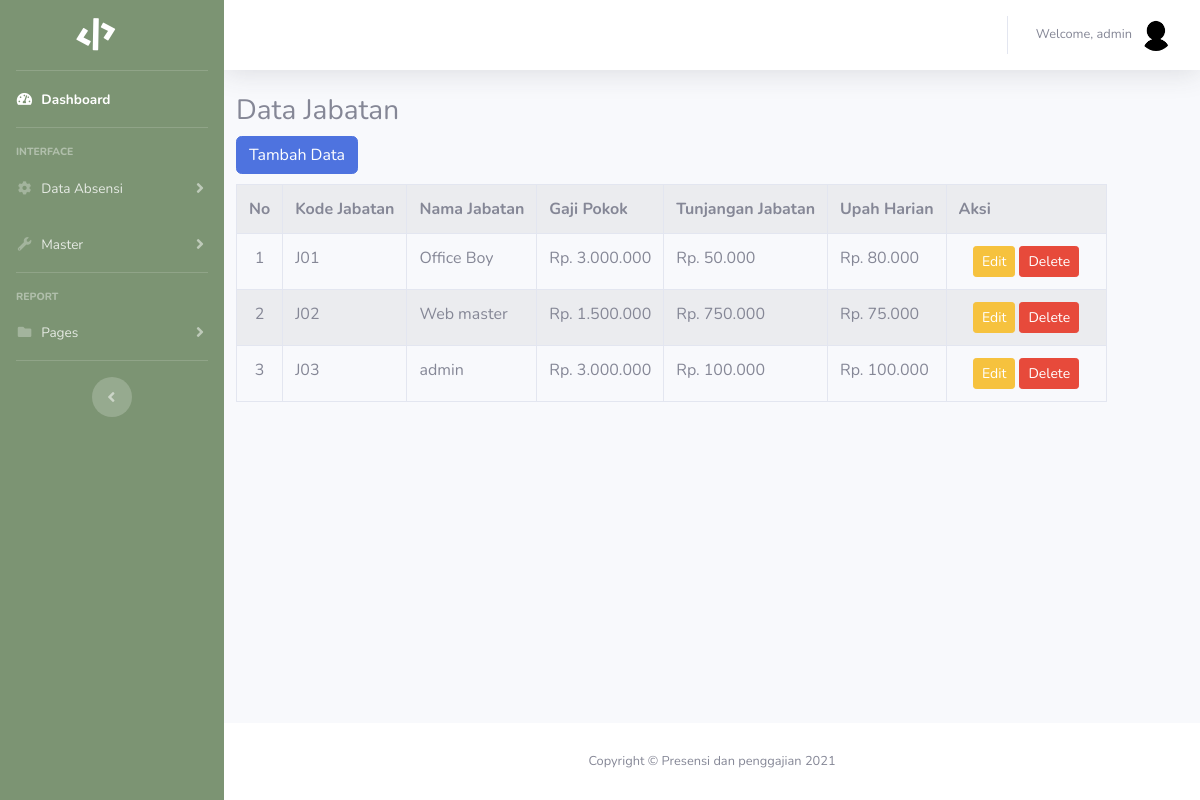
Page /data_jabatan.php (signed in) on the committed database.
### tables this page shows
CREATE TABLE `jabatan` (
  `id_jabatan` int(10) NOT NULL AUTO_INCREMENT,
  `kode_jabatan` varchar(10) NOT NULL,
  `nama_jabatan` varchar(20) NOT NULL,
  `gaji_pokok` int(10) NOT NULL DEFAULT '0',
  `tunjangan_jabatan` int(10) NOT NULL DEFAULT '0',
  `upah_harian` int(10) NOT NULL DEFAULT '0',
  PRIMARY KEY (`id_jabatan`)
);

### fungsi.php (called while the page is built, shortened)
<?php
function buatRp($angka){
	$rupiah = "Rp. " . number_format($angka,0,',','.');
	return $rupiah;
}
?>

### data_jabatan.php (the view, shortened to what this page needs)
<?php include "header.php"; ?>
<?php include "sidebar.php"; ?>
<?php include "topbar.php"; ?>
<?php include "fungsi.php"; ?>
<div class="container">
<?php
$view = isset($_GET['view']) ? $_GET['view'] : null;
switch($view){
	default:
	?>
		<div class="row">
			<div class="panel panel-primary">
				<div class="panel-heading">
					<h3 class="panel-title">
						Data Jabatan
					</h3>
				</div>
				<div class="panel-body">
					<a href="data_jabatan.php?view=tambah" style="margin-bottom:10px" class="btn btn-primary">Tambah Data</a>
					<table class="table table-bordered table-striped">
					 	<tr>
					 		<th>No</th>
					 		<th>Kode Jabatan</th>
					 		<th>Nama Jabatan</th>
					 		<th>Gaji Pokok</th>
					 		<th>Tunjangan Jabatan</th>
					 		<th>Upah Harian</th>
					 		<th>Aksi</th>
						</tr>
						<?php
						$sql = mysqli_query($konek, "SELECT * FROM jabatan ORDER BY kode_jabatan ASC");
						$no=1;
						while($d=mysqli_fetch_array($sql)){
							echo "<tr>
								<td width='40px' align='center'>$no</td>
								<td>$d[kode_jabatan]</td>
								<td>$d[nama_jabatan]</td>
								<td>".buatRp($d['gaji_pokok'])."</td>
								<td>".buatRp($d['tunjangan_jabatan'])."</td>
								<td>".buatRp($d['upah_harian'])."</td>
								<td width='160px' align='center'>
			<a class='btn btn-warning btn-sm' href='data_jabatan.php?view=edit&id=$d[id_jabatan]'>Edit</a>
			<a class='btn btn-danger btn-sm' href='aksi_jabatan.php?act=del&id=$d[id_jabatan]'>Delete</a>
			</td>
			</tr>";
			$no++;
		  	}
			?>
					</table>
				</div>
			</div>
		</div>
	<?php
	break;
	?>
	<?php
}
?>
</div>
</div>
<?php include "footer.php"; ?>

### header.php (shortened to what this page needs)
<!DOCTYPE html>
<html lang="en">
<head>
  <link href="assets/vendor/fontawesome-free/css/all.min.css" rel="stylesheet" type="text/css">
  <link href="assets/css/sb-admin-2.min.css" rel="stylesheet">
  <link href="assets/css/hijau.css" rel="stylesheet">
  <link rel="stylesheet" href="https://formden.com/static/cdn/bootstrap-iso.css" />
  <link rel="stylesheet" href="https://code.jquery.com/ui/1.12.1/themes/base/jquery-ui.css">
</head>
<body id="page-top">
  <div id="wrapper">

### sidebar.php (shortened to what this page needs)
<ul class="navbar-nav rendy sidebar sidebar-dark accordion" id="accordionSidebar">
  <a class="sidebar-brand d-flex align-items-center justify-content-center" href="index.php">
    <div class="sidebar-brand-icon rotate-n-15">
      <i class="fas fa-code"></i>
    </div>
  </a>
  <hr class="sidebar-divider my-0">
  <li class="nav-item active">
    <a class="nav-link" href="index.php">
      <i class="fas fa-fw fa-tachometer-alt"></i>
      <span>Dashboard</span></a>
  </li>
  <hr class="sidebar-divider">
  <div class="sidebar-heading">
    Interface
  </div>
  <li class="nav-item">
    <a class="nav-link collapsed" href="#" data-toggle="collapse" data-target="#collapseTwo" aria-expanded="true" aria-controls="collapseTwo">
      <i class="fas fa-fw fa-cog"></i>
      <span>Data Absensi</span>
    </a>
  </li>
  <li class="nav-item">
    <a class="nav-link collapsed" href="#" data-toggle="collapse" data-target="#collapseUtilities" aria-expanded="true" aria-controls="collapseUtilities">
      <i class="fas fa-fw fa-wrench"></i>
      <span>Master</span>
    </a>
  </li>
  <hr class="sidebar-divider">
  <div class="sidebar-heading">
    Report
  </div>
  <li class="nav-item">
    <a class="nav-link collapsed" href="#" data-toggle="collapse" data-target="#collapsePages" aria-expanded="true" aria-controls="collapsePages">
      <i class="fas fa-fw fa-folder"></i>
      <span>Pages</span>
    </a>
  </li>
  <hr class="sidebar-divider d-none d-md-block">
  <div class="text-center d-none d-md-inline">
    <button class="rounded-circle border-0" id="sidebarToggle"></button>
  </div>
</ul>

### topbar.php (shortened to what this page needs)
<div id="content-wrapper" class="d-flex flex-column">
  <div id="content">
    <nav class="navbar navbar-expand navbar-light bg-white topbar mb-4 static-top shadow">
      <ul class="navbar-nav ml-auto">
        <li class="nav-item dropdown no-arrow">
          <a class="nav-link dropdown-toggle" href="#" id="userDropdown" role="button" data-toggle="dropdown"
            aria-haspopup="true" aria-expanded="false">
            <span class="mr-2 d-none d-lg-inline text-gray-600 small">Welcome, <?= $_SESSION['username'];?></span>
            <img class="img-profile rounded-circle" src="assets/img/profile/default.jpg">
          </a>
        </li>
      </ul>
    </nav>

### footer.php (shortened to what this page needs)
      <footer class="sticky-footer bg-white">
        <div class="container my-auto">
          <div class="copyright text-center my-auto">
            <span>Copyright &copy; Presensi dan penggajian <?= date('Y');?></span>
          </div>
        </div>
      </footer>
    </div>
  </div>
</body>
</html>

### assets/css/hijau.css (style rules this page uses)
.rendy { background: #7c9473; width: 1000px; height: 700px; margin: auto; }

### rows in the picture
jabatan: kode_jabatan "J01", nama_jabatan "Office Boy", gaji_pokok "Rp. 3.000.000", tunjangan_jabatan "Rp. 50.000", upah_harian "Rp. 80.000"
jabatan: kode_jabatan "J02", nama_jabatan "Web master", gaji_pokok "Rp. 1.500.000", tunjangan_jabatan "Rp. 750.000", upah_harian "Rp. 75.000"
jabatan: kode_jabatan "J03", nama_jabatan "admin", gaji_pokok "Rp. 3.000.000", tunjangan_jabatan "Rp. 100.000", upah_harian "Rp. 100.000"

### other values in the picture
$_SESSION['username'] "admin"
